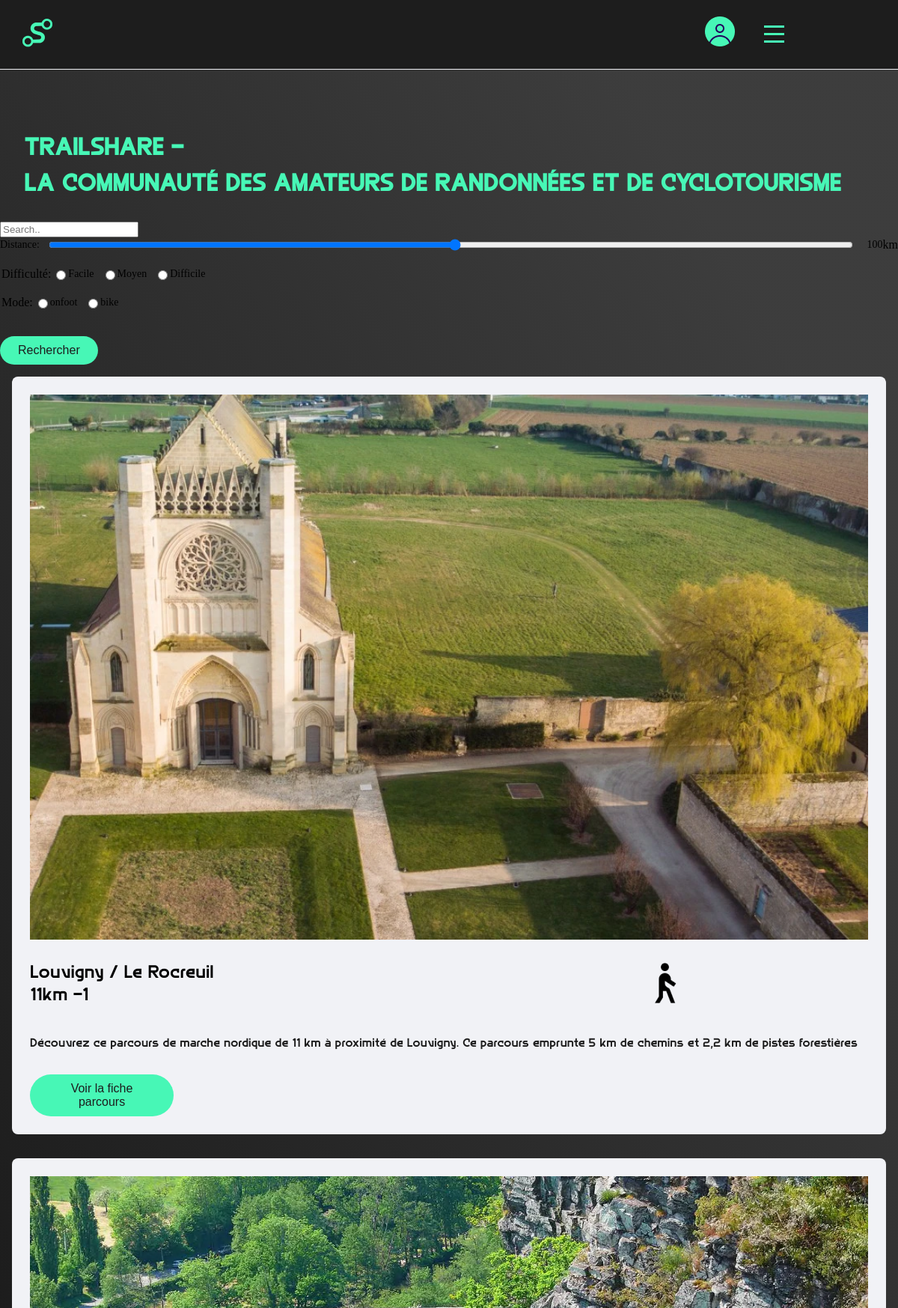
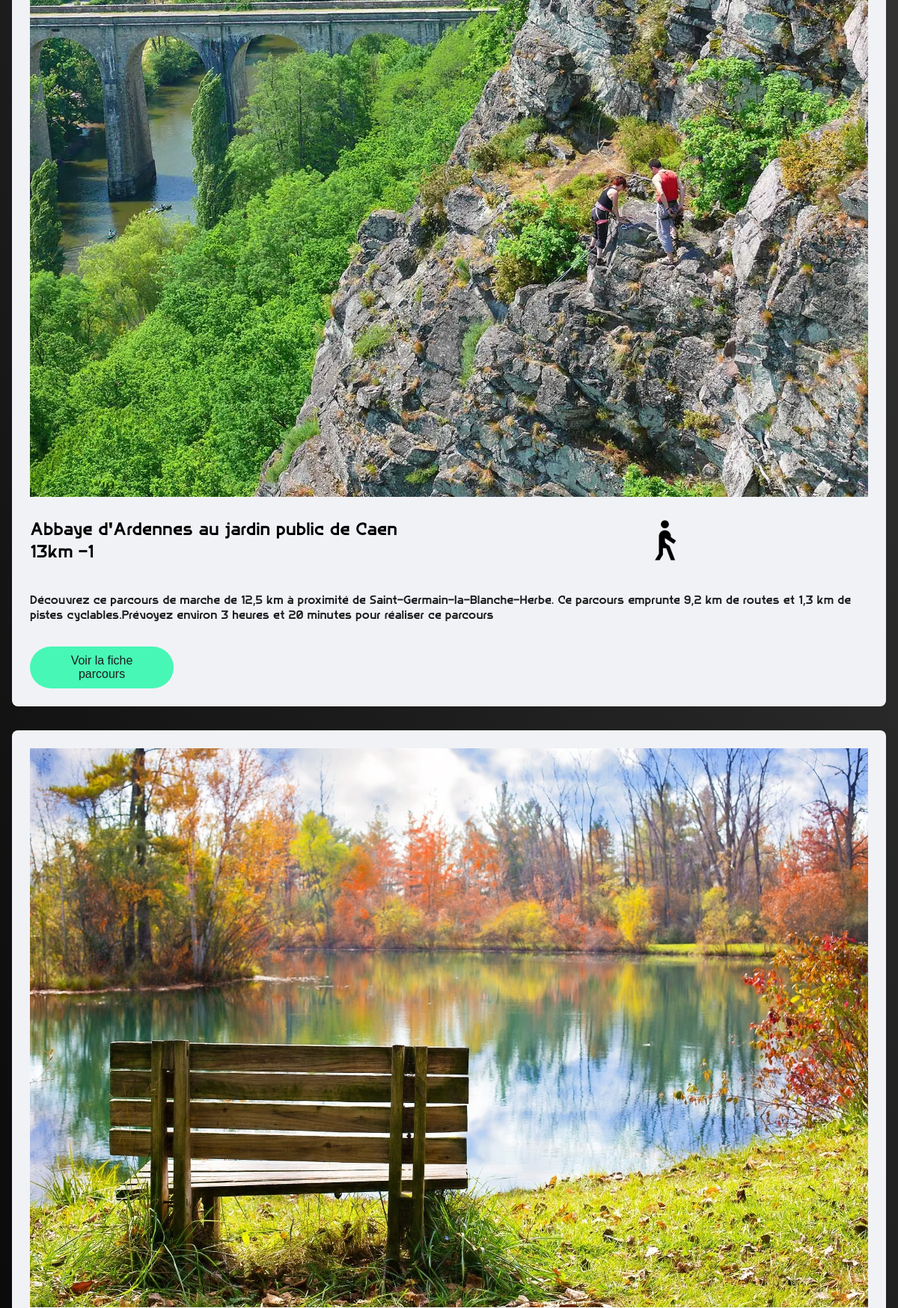
Screenshot of /app/trails.php (signed in, upper part) with the database file from the repository (2 pictures, top to bottom).
### tables this page shows
CREATE TABLE `difficulty` (
  `id_difficulty` int NOT NULL,
  `name` varchar(10) NOT NULL
);

CREATE TABLE `class_route` (
  `id_class_route` int NOT NULL,
  `class_name` varchar(50) NOT NULL,
  `illustration_img` varchar(255) DEFAULT NULL
);

CREATE TABLE `illustrer` (
  `id_route` int NOT NULL,
  `id_img` int NOT NULL,
  `is_main` tinyint(1) NOT NULL
);

CREATE TABLE `img` (
  `id_img` int NOT NULL,
  `URL` varchar(255) NOT NULL,
  `alt` varchar(255) NOT NULL
);

CREATE TABLE `route` (
  `id_route` int NOT NULL,
  `time_stamp` datetime NOT NULL,
  `title` varchar(100) NOT NULL,
  `distance` tinyint UNSIGNED NOT NULL,
  `difficulty` int NOT NULL,
  `status` tinyint(1) NOT NULL,
  `id_person` int NOT NULL,
  `description` text
);

### app/includes/_templates.php (the view)
<?php
function getHtmlProduct(array $route): string{
    return '<section class="trail-card">'
    . '<img class="trail-card-img" src="' . $route['URL'] . '" alt="' .$route['alt'] .'">'
    . '<div class="trail-info">'
    . '<p class="trail-card-ttl">' . $route['title'] . '<br>' . $route['distance'] . 'km -' .  $route['difficulty'] . '</p>'
    . '<img src="' . $route['illustration_img'] . '" alt="image illustration du mode de transport">'
    . '</div>'
    . '<p class="trail-card-txt">' . $route['description'] . '</p>'
    . '<button class="btn">Voir la fiche parcours</button>'
    . '</section>';
}

### app/trails.php (shortened to what this page needs)
<?php
include 'includes/_database.php';
include 'includes/_functions.php';
include 'includes/_templates.php';
?>
<!DOCTYPE html>
<html lang="fr">
<head>
    <link rel="stylesheet" href="css/styles.css">
</head>
<body>
    <?php include 'header.php'; ?>
    <main>
        <section>
            <h1 class="main-ttl">trailshare - <br> la communauté des amateurs de randonnées et de cyclotourisme</h1>
        </section>
        <?php include 'range.php'; ?>
        <?php
        $query = $dbCo->query("SELECT id_route, illustration_img, URL, alt, title, distance, difficulty, description
                            FROM illustrer
                                JOIN route USING(id_route)
                                JOIN img USING (id_img)
                                JOIN categorize USING(id_route)
                                JOIN class_route USING(id_class_route)
                            WHERE is_main = 1
                            ORDER BY distance;");
        while ($route = $query->fetch()) {
            echo getHtmlProduct($route);
        }
        ?>
    </main>
</body>
</html>

### app/header.php (shortened to what this page needs)
<header class="header-container">
    <img class="header-logo" src="./img/MinLogo 1.png" alt="logo site">
    <div class="header-right">
        <a href="login.php"><img src="./img/Generic avatar.png" alt="avatar user"></a>
        <div class="menu-toggle" id="burger-menu">
            <span class="menu-toggle-bar"></span>
        </div>
    </div>
</header>

### app/range.php (shortened to what this page needs)
<section class="range-container">
    <div class="range-nav">
        <form method="post" action="actions.php">
            <input class="range-search" type="text" placeholder="Search.." name="title">
            <div class="range-options">
                <div class="range-choice">
                    <label for="distance">Distance:</label>
                    <input name="distance" type="range" id="distance" min="1" max="100"
                        oninput="this.nextElementSibling.value = this.value">
                    <output>100</output> km
                </div>
                <div class="range-choice">
                    <legend>Difficulté:</legend>
                    <?php
                    $difficulties = getDifficulties($dbCo);
                    foreach ($difficulties as $difficulty) {
                        echo AddsHtmlDifficulty($difficulty);
                    }
                    ?>
                </div>
                <div class="range-choice">
                    <legend>Mode:</legend>
                    <?php
                    $classRoutes = getClassRoutes($dbCo);
                    foreach ($classRoutes as $classRoute) {
                        echo AddsHtmlClassRoute($classRoute);
                    }
                    ?>
                </div>
                <button class="range-btn btn" type="submit">Rechercher</button>
            </div>
        </form>
    </div>
</section>

### app/includes/_functions.php (shortened to what this page needs)
<?php
function getDifficulties(PDO $dbCo): array
{
    $query = $dbCo->prepare("SELECT * FROM `difficulty`;");
    $isQueryOk = $query->execute();
    $difficulty = $query->fetchAll();
    return $difficulty;
}
function AddsHtmlDifficulty($difficulty): string
{
    return '<input type="radio" id="' . $difficulty["name"] . '" name="difficulty" value="' . $difficulty["id_difficulty"] . '">
    <label for="easy">' . $difficulty["name"] . '</label><br>';
}
function AddsHtmlClassRoute($classRoute): string
{
    return '<input type="radio" id="' . $classRoute["class_name"] . '" name="class_route" value="' . $classRoute["id_class_route"] . '">
    <label for="' . $classRoute["class_name"] . '">' . $classRoute["class_name"] . "</label><br>";
}
function getClassRoutes(PDO $dbCo): array
{
    $query = $dbCo->prepare("SELECT * FROM `class_route`;");
    $isQueryOk = $query->execute();
    $difficulty = $query->fetchAll();
    return $difficulty;
}

### app/css/styles.css (style rules this page uses)
body { background: linear-gradient( 240deg, rgba(17, 17, 17, 0.815) 10%, rgb(0, 0, 0) 90% ) no-repeat center center fixed; margin: 0; padding: 0; font-size: 16px; }
*::after, *::before { box-sizing: border-box; padding: 0; margin: 0; }
:root { --green: #47f7b6; --white: #f1f2f6; --black: #1d1d1d; --blue: #aeb8fe; --grey: #dedede; --darkGrey: #837f7fb9; --gradient: rgba(67, 69, 77, 0.521); font-size: 16px; }
.header-container { background-color: var(--black); display: grid; grid-template-columns: 70% 30%; height: 92px; border-bottom: var(--white) 1px solid; }
.header-right { display: flex; justify-content: center; align-items: center; margin-top: -0.3rem; margin-right: 50px; gap: 50px; }
.header-logo { margin-top: 25px; margin-left: 30px; }
.main-ttl { color: var(--green); font-family: "Broaek - Thin"; font-size: 2rem; text-align: left; text-transform: uppercase; margin-left: 2rem; margin-top: 5rem; line-height: 3rem; }
.btn { display: inline-block; cursor: pointer; background-color: var(--green); border: none; border-radius: 50px; color: var(--black); font-size: 1rem; padding: 10px 24px 10px 24px; margin-top: 1rem; max-width: 12rem; text-shadow: 0px 1px 0px var(--green); }
.trail-card { padding: 1.5rem; background-color: var(--white); margin: 1rem 1rem 2rem 1rem; border-radius: 0.5rem; }
.trail-card-img { width: 100%; }
.trail-card-txt { color: var(--black); font-family: "Broaek - Thin"; }
.trail-card-ttl { font-size: 1.5rem; font-family: "Broaek - Thin"; }
.trail-info { display: grid; grid-template-columns: 70% 30%; gap: 2rem; align-items: center; }
.range-choice { margin-bottom: 20px; display: flex; align-items: center; }
.range-choice label { margin-right: 10px; font-size: 14px; }
.range-choice input[type="range"] { flex-grow: 1; margin-right: 10px; }
.range-choice output { font-size: 14px; width: 30px; text-align: right; }

### rows the page displays
difficulty: name "Facile"
difficulty: name "Moyen"
difficulty: name "Difficile"
class_route: class_name "onfoot"
class_route: class_name "bike"
illustrer: id_img.URL (picture), id_route.title "Louvigny / Le Rocreuil", id_route.distance "11", id_route.difficulty "1", class_route.illustration_img (picture), id_route.description "Découvrez ce parcours de marche nordique de 11 km à proximité de Louvigny. Ce parcours emprunte 5 km de chemins et 2,2 km de pistes forestières"
illustrer: id_img.URL (picture), id_route.title "Abbaye d'Ardennes au jardin public de Caen", id_route.distance "13", id_route.difficulty "1", class_route.illustration_img (picture), id_route.description "Découvrez ce parcours de marche de 12,5 km à proximité de Saint-Germain-la-Blanche-Herbe. Ce parcours emprunte 9,2 km de routes et 1,3 km de pistes cyclables.Prévoyez environ 3 heures et 20 minutes pour réaliser ce parcours"
illustrer: id_img.URL (picture)
